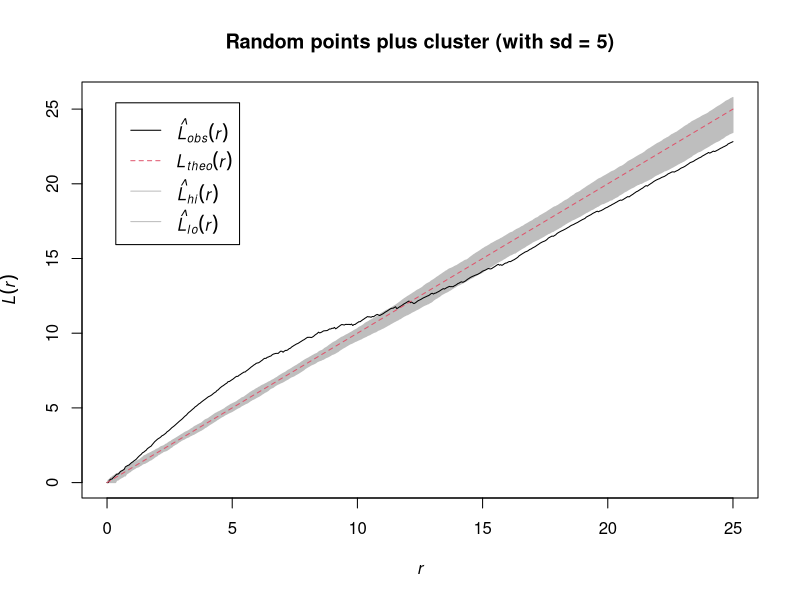

Here is the R script that generated this plot:
## ---- chunk 1
#| label: fig-l-function
#| fig-cap: Example of L-function plot.
#| echo: false
#| message: FALSE
#| warning: FALSE
#| results: 'hide'
#| fig.height:  5
#| fig.width:  5
#| fig-pos: tbh

library(spatstat)

data.frame(
  x = c(
    rnorm(100, mean = 10, sd = 5),
    runif(400, min = 0, max = 100)
    ),
  y = c(
    rnorm(100, mean = 10, sd = 5),
    runif(400, min = 0, max = 100)
    )
  ) |>
  as.matrix() |>
  as.ppp(c(0,100,0,100)) |>
  envelope(Lest, correction="border") |>
  plot(main = "Random points plus cluster (with sd = 5)")
